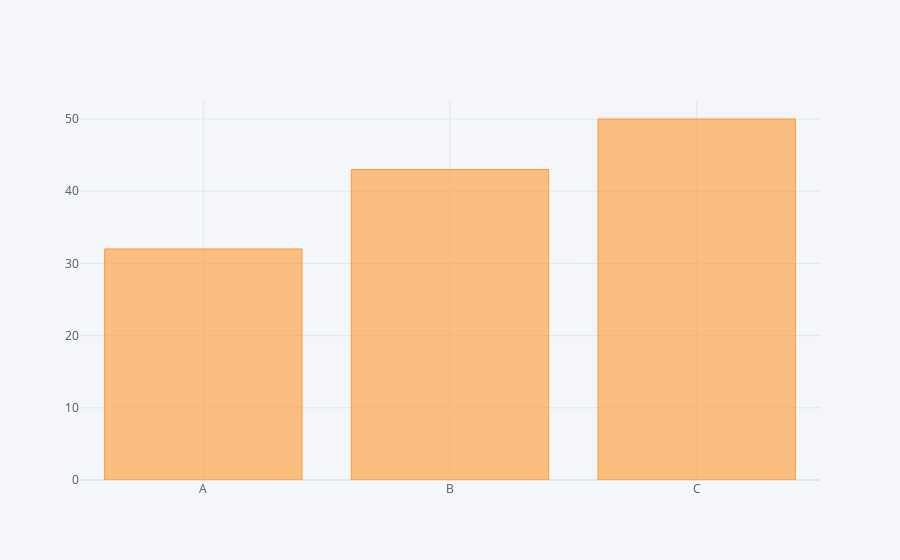

Notebook code for this chart:
### Code cell
df2.iplot(kind='bar', x='Category', y='Values' )

### Figure 1 — Plotly figure (JSON) as saved in the notebook; plotly's stock layout.template omitted (floating-point values rounded to 4 significant figures)
{"data": [{"marker": {"color": "rgba(255, 153, 51, 0.6)", "line": {"color": "rgba(255, 153, 51, 1.0)", "width": 1}}, "name": "Values", "orientation": "v", "text": "", "type": "bar", "x": ["A", "B", "C"], "y": [32, 43, 50]}], "layout": {"legend": {"bgcolor": "#F5F6F9", "font": {"color": "#4D5663"}}, "paper_bgcolor": "#F5F6F9", "plot_bgcolor": "#F5F6F9", "title": {"font": {"color": "#4D5663"}}, "xaxis": {"gridcolor": "#E1E5ED", "showgrid": true, "tickfont": {"color": "#4D5663"}, "title": {"font": {"color": "#4D5663"}, "text": ""}, "zerolinecolor": "#E1E5ED"}, "yaxis": {"gridcolor": "#E1E5ED", "showgrid": true, "tickfont": {"color": "#4D5663"}, "title": {"font": {"color": "#4D5663"}, "text": ""}, "zerolinecolor": "#E1E5ED"}}}
